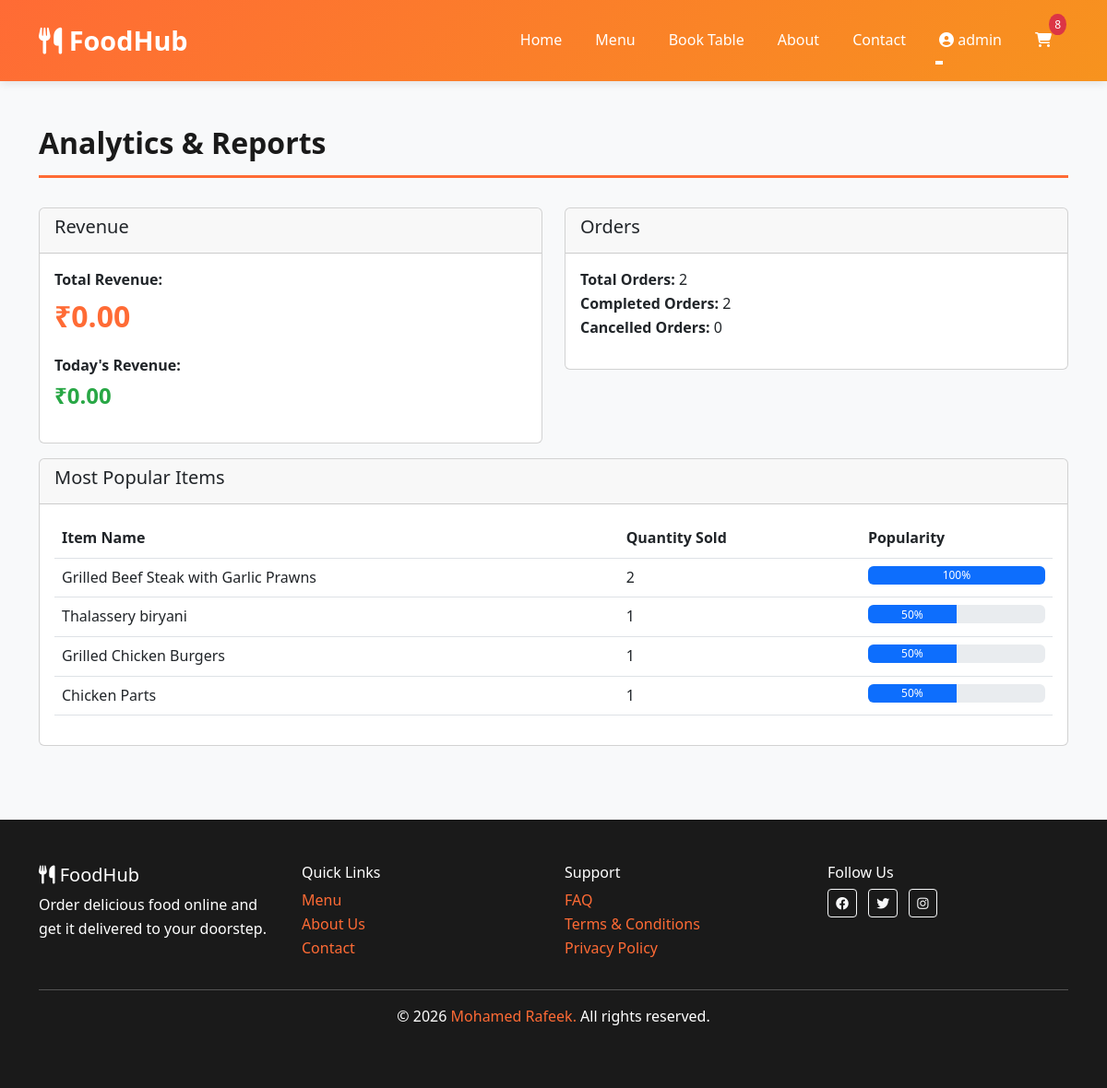
The app's page /dashboard/analytics/ (signed in) with its own data.
### cart/models.py (models this page shows, shortened)
class Cart(models.Model):
    user = models.OneToOneField(User, on_delete=models.CASCADE, related_name='cart')
    created_at = models.DateTimeField(auto_now_add=True)
    updated_at = models.DateTimeField(auto_now=True)
    def get_item_count(self):
        return sum(item.quantity for item in self.items.all())

class CartItem(models.Model):
    cart = models.ForeignKey(Cart, on_delete=models.CASCADE, related_name='items')
    food_item = models.ForeignKey(FoodItem, on_delete=models.CASCADE)
    quantity = models.PositiveIntegerField(default=1)
    added_at = models.DateTimeField(auto_now_add=True)

### menu/models.py (models this page shows, shortened)
class FoodItem(models.Model):
    name = models.CharField(max_length=100)
    category = models.ForeignKey(Category, on_delete=models.CASCADE, related_name='items')
    description = models.TextField()
    price = models.DecimalField(max_digits=8, decimal_places=2, validators=[MinValueValidator(0)])
    image = models.ImageField(upload_to='menu_items/')
    available = models.BooleanField(default=True)
    created_at = models.DateTimeField(auto_now_add=True)
    updated_at = models.DateTimeField(auto_now=True)
    class Meta:
        ordering = ['-created_at']

### dashboard/views.py (the view)
# urls.py: path('analytics/', views.analytics, name='analytics'),
@login_required(login_url='login')
@user_passes_test(is_admin, login_url='home')
def analytics(request):
    total_revenue = Payment.objects.filter(status='completed').aggregate(Sum('amount'))['amount__sum'] or 0
    today_revenue = Payment.objects.filter(
        status='completed',
        created_at__date=timezone.now().date()
    ).aggregate(Sum('amount'))['amount__sum'] or 0
    total_orders = Order.objects.count()
    completed_orders = Order.objects.filter(status='delivered').count()
    cancelled_orders = Order.objects.filter(status='cancelled').count()
    popular_items = OrderItem.objects.values('food_item__name').annotate(
        total_quantity=Sum('quantity')
    ).order_by('-total_quantity')[:10]
    popular_list = list(popular_items)
    max_qty = max((item['total_quantity'] for item in popular_list), default=0)
    for item in popular_list:
        if max_qty > 0:
            item['popularity_percent'] = min(100, round((item['total_quantity'] / max_qty) * 100))
        else:
            item['popularity_percent'] = 0
    context = {
        'total_revenue': total_revenue,
        'today_revenue': today_revenue,
        'total_orders': total_orders,
        'completed_orders': completed_orders,
        'cancelled_orders': cancelled_orders,
        'popular_items': popular_list,
    }
    return render(request, 'dashboard/analytics.html', context)

### dashboard/views.py (called while the page is built)
def is_admin(user):
    return user.is_staff and user.is_superuser

### Template/dashboard/analytics.html (shortened to what this page needs)
{% extends 'base.html' %}
{% block content %}
<div class="container">
    <h2 class="page-title">Analytics & Reports</h2>
    <div class="row">
        <div class="col-md-6">
            <div class="card mb-3">
                <div class="card-header">
                    <h5>Revenue</h5>
                </div>
                <div class="card-body">
                    <p>
                        <strong>Total Revenue:</strong><br>
                        <span style="font-size: 2rem; color: var(--primary-color); font-weight: bold;">₹{{ total_revenue|floatformat:2 }}</span>
                    </p>
                    <p style="margin-top: 1rem;">
                        <strong>Today's Revenue:</strong><br>
                        <span style="font-size: 1.5rem; color: var(--success-color); font-weight: bold;">₹{{ today_revenue|floatformat:2 }}</span>
                    </p>
                </div>
            </div>
        </div>
        <div class="col-md-6">
            <div class="card mb-3">
                <div class="card-header">
                    <h5>Orders</h5>
                </div>
                <div class="card-body">
                    <p>
                        <strong>Total Orders:</strong> {{ total_orders }}<br>
                        <strong>Completed Orders:</strong> {{ completed_orders }}<br>
                        <strong>Cancelled Orders:</strong> {{ cancelled_orders }}
                    </p>
                </div>
            </div>
        </div>
    </div>
    <div class="card">
        <div class="card-header">
            <h5>Most Popular Items</h5>
        </div>
        <div class="card-body">
            <table class="table">
                <thead>
                    <tr>
                        <th>Item Name</th>
                        <th>Quantity Sold</th>
                        <th>Popularity</th>
                    </tr>
                </thead>
                <tbody>
                    {% for item in popular_items %}
                        <tr>
                            <td>{{ item.food_item__name }}</td>
                            <td>{{ item.total_quantity }}</td>
                            <td>
                                <div class="progress" style="height: 20px;">
                                    <div class="progress-bar" style="width: {{ item.popularity_percent }}%;">
                                        {{ item.popularity_percent }}%
                                    </div>
                                </div>
                            </td>
                        </tr>
                    {% empty %}
                        <tr>
                            <td colspan="3" class="text-center">No data available</td>
                        </tr>
                    {% endfor %}
                </tbody>
            </table>
        </div>
    </div>
</div>
{% endblock %}

### Template/base.html (shortened to what this page needs)
<!DOCTYPE html>
<html lang="en">
<head>
    {% load static %}
    <link href="https://cdnjs.cloudflare.com/ajax/libs/bootstrap/5.3.0/css/bootstrap.min.css" rel="stylesheet">
    <link href="https://cdnjs.cloudflare.com/ajax/libs/font-awesome/6.4.0/css/all.min.css" rel="stylesheet">
</head>
<body>
    <nav class="navbar navbar-expand-lg navbar-dark sticky-top">
        <div class="container">
            <a class="navbar-brand" href="{% url 'home' %}">
                <i class="fas fa-utensils"></i> FoodHub
            </a>
            <div class="collapse navbar-collapse" id="navbarNav">
                <ul class="navbar-nav ms-auto">
                    <li class="nav-item">
                        <a class="nav-link" href="{% url 'home' %}">Home</a>
                    </li>
                    <li class="nav-item">
                        <a class="nav-link" href="{% url 'menu' %}">Menu</a>
                    </li>
                    <li class="nav-item">
                        <a class="nav-link" href="{% url 'book_table' %}">Book Table</a>
                    </li>
                    <li class="nav-item">
                        <a class="nav-link" href="{% url 'about' %}">About</a>
                    </li>
                    <li class="nav-item">
                        <a class="nav-link" href="{% url 'contact' %}">Contact</a>
                    </li>
                    {% if user.is_authenticated %}
                        <li class="nav-item dropdown">
                            <a class="nav-link dropdown-toggle" href="#" id="userDropdown" role="button" data-bs-toggle="dropdown">
                                <i class="fas fa-user-circle"></i> {{ user.username }}
                            </a>
                        </li>
                    {% endif %}
                    <li class="nav-item">
                        <a class="nav-link position-relative" href="{% url 'view_cart' %}">
                            <i class="fas fa-shopping-cart"></i>
                            {% if user.is_authenticated %}
                                {% if user.cart.get_item_count > 0 %}
                                    <span class="cart-badge">{{ user.cart.get_item_count }}</span>
                                {% endif %}
                            {% endif %}
                        </a>
                    </li>
                </ul>
            </div>
        </div>
    </nav>
    <main class="container-custom">
        {% block content %}{% endblock %}
    </main>
    <footer>
        <div class="container">
            <div class="row">
                <div class="col-md-3">
                    <h5><i class="fas fa-utensils"></i> FoodHub</h5>
                    <p>Order delicious food online and get it delivered to your doorstep.</p>
                </div>
                <div class="col-md-3">
                    <h6>Quick Links</h6>
                    <ul class="list-unstyled">
                        <li><a href="{% url 'menu' %}">Menu</a></li>
                        <li><a href="{% url 'about' %}">About Us</a></li>
                        <li><a href="{% url 'contact' %}">Contact</a></li>
                    </ul>
                </div>
                <div class="col-md-3">
                    <h6>Support</h6>
                    <ul class="list-unstyled">
                        <li><a href="#">FAQ</a></li>
                        <li><a href="#">Terms & Conditions</a></li>
                        <li><a href="#">Privacy Policy</a></li>
                    </ul>
                </div>
                <div class="col-md-3">
                    <h6>Follow Us</h6>
                    <a href="#" class="btn btn-sm btn-outline-light me-2">
                        <i class="fab fa-facebook"></i>
                    </a>
                    <a href="#" class="btn btn-sm btn-outline-light me-2">
                        <i class="fab fa-twitter"></i>
                    </a>
                    <a href="#" class="btn btn-sm btn-outline-light me-2">
                        <i class="fab fa-instagram"></i>
                    </a>
                </div>
            </div>
            <hr>
            <div class="text-center">
                <p>&copy; 2026 <a href="https://portfolio-react-mr.netlify.app/" target="_blank">Mohamed Rafeek.</a> All rights reserved.</p>
            </div>
        </div>
    </footer>
</body>
</html>

### Template/base.html (style rules this page uses)
* { margin: 0; padding: 0; box-sizing: border-box; }
:root { --primary-color: #ff6b35; --secondary-color: #f7931e; --dark-color: #1a1a1a; --light-color: #f4f4f4; --success-color: #28a745; --danger-color: #dc3545; }
body { font-family: 'Segoe UI', Tahoma, Geneva, Verdana, sans-serif; background-color: #f8f9fa; line-height: 1.6; }
.navbar { background: linear-gradient(135deg, var(--primary-color) 0%, var(--secondary-color) 100%); box-shadow: 0 2px 10px rgba(0,0,0,0.1); padding: 1rem 0; }
.navbar-brand { font-size: 1.8rem; font-weight: bold; color: white !important; }
.nav-link { color: white !important; margin: 0 10px; transition: all 0.3s ease; position: relative; }
.nav-link::after { content: ''; position: absolute; bottom: -5px; left: 0; width: 0; height: 2px; background-color: white; transition: width 0.3s ease; }
.cart-badge { background-color: var(--danger-color); color: white; padding: 2px 6px; border-radius: 50%; font-size: 0.75rem; position: absolute; top: -8px; right: -8px; }
footer { background-color: var(--dark-color); color: white; padding: 3rem 0; margin-top: 3rem; }
footer a { color: var(--primary-color); text-decoration: none; }
.container-custom { padding: 2rem 0; }
.page-title { color: var(--dark-color); font-weight: bold; margin-bottom: 2rem; padding: 1rem 0; border-bottom: 3px solid var(--primary-color); }

### records on screen
FoodItem: food_item__name "Grilled Beef Steak with Garlic Prawns", total_quantity "2", popularity_percent "100"
FoodItem: food_item__name "Thalassery biryani", total_quantity "1", popularity_percent "50"
FoodItem: food_item__name "Grilled Chicken Burgers", total_quantity "1", popularity_percent "50"
FoodItem: food_item__name "Chicken Parts", total_quantity "1", popularity_percent "50"

### other values on screen
{{ user.username }} "admin"
{{ user.cart.get_item_count }} "8"
{{ total_revenue|floatformat:2 }} "0.00"
{{ today_revenue|floatformat:2 }} "0.00"
{{ total_orders }} "2"
{{ completed_orders }} "2"
{{ cancelled_orders }} "0"
